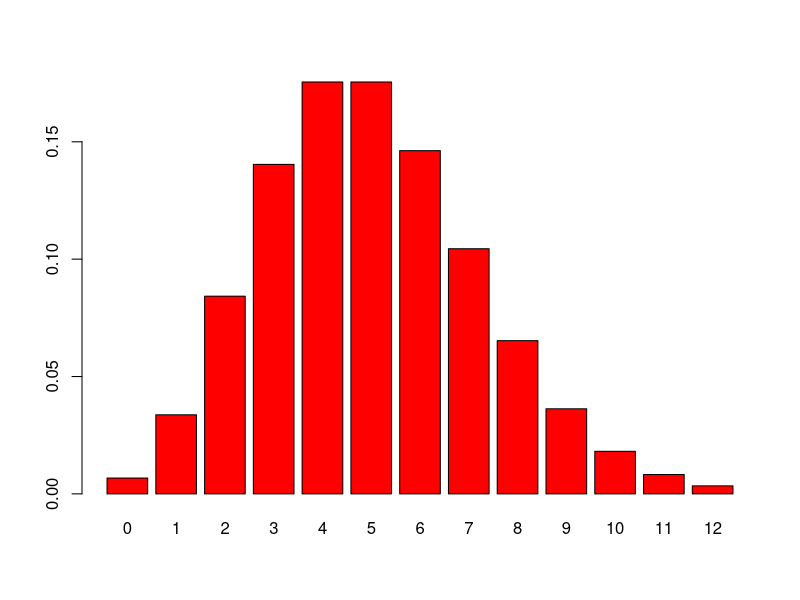
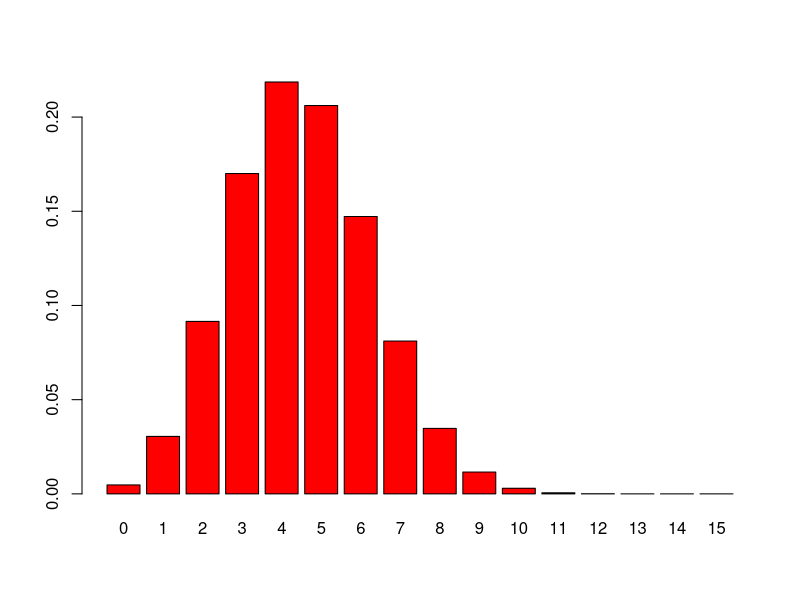
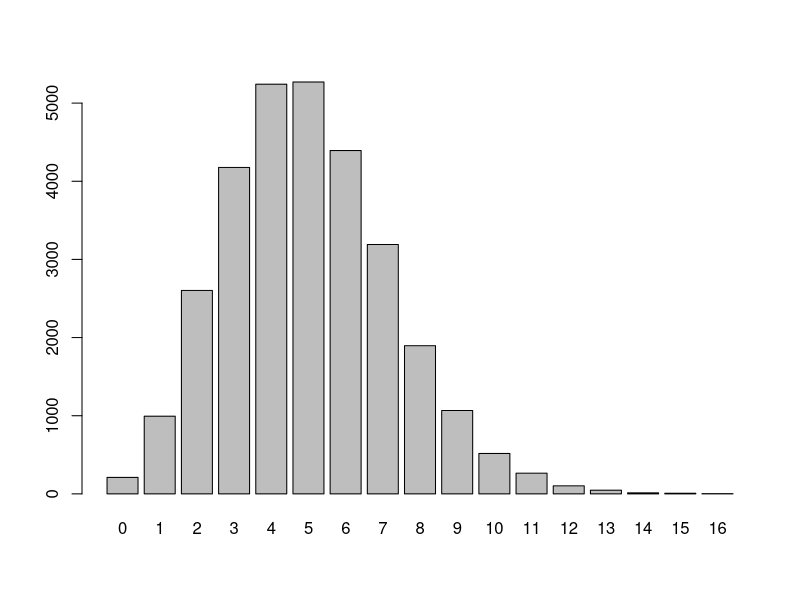
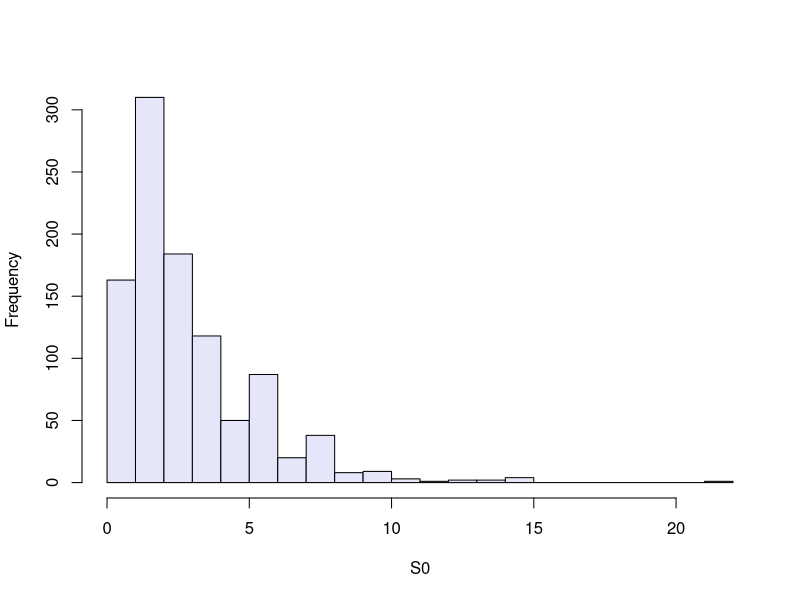

Write the R code that produced these figures, in order.
## ---- chunk 1
#for one value
dpois(x = 3, lambda = 5)

#for several values instead of a loop
dpois(x = 0:12, lambda = 5)
barplot(dpois(0:12, 5), names.arg = 0:12, col = "red")
## ---- chunk 2

genotype = c("AA","AO","BB","AO","OO","AO","AA","BO","BO","AO","BB","AO","BO","AB","OO","AB","BB","AO","AO")
table(genotype)

#with factor:
genotypeF =  factor(genotype)
levels(genotypeF)
table(genotypeF)
## ---- chunk 3
# r-functions generate tailored outcomes for each type of distribution
rbinom(15, prob = 0.5, size = 1)

# withs unequal probabilities
rbinom(12, prob = 2/3, size = 1)
## ---- chunk 4
#with changed parameters
rbinom(1, prob = 2/3, size = 12)
## ---- chunk 5
set.seed(235569515)
rbinom(1, prob = 0.3, size = 15)
## ---- chunk 6
probabilities = dbinom(0:15, prob = 0.3, size = 15)
round(probabilities, 2)
barplot(probabilities, names.arg = 0:15, col = "red")
## ---- chunk 7
rbinom(1, prob = 5e-4, size = 10000)
simulations = rbinom(n = 30000, prob = 5e-4, size = 10000)
barplot(table(simulations), sol = "lavender")
## ---- chunk 8
1 - ppois(6, 0.5)
ppois(6, 0.5, lower.tail = FALSE)
## ---- chunk 9
maxes = replicate(100000, {
  max(rpois(100, 0.5))
})
table(maxes)
## ---- chunk 10
pvec = rep(1/4, 4)
t(rmultinom(1, prob = pvec, size = 8))
## ---- chunk 11
obsunder0 = rmultinom(1000, prob = pvec, size = 20)
dim(obsunder0)

expected0 = pvec * 20
sum((obsunder0[, 1] - expected0)^2 / expected0)
## ---- chunk 12
stat = function(obsvd, exptd = 20 * pvec) {
  sum((obsvd - exptd)^2 / exptd)
}
stat(obsunder0[, 1])

S0 = apply(obsunder0, 2, stat)
summary(S0)

hist(S0, breaks = 25, col = "lavender", main = "")

q95 = quantile(S0, probs = 0.95)
q95
